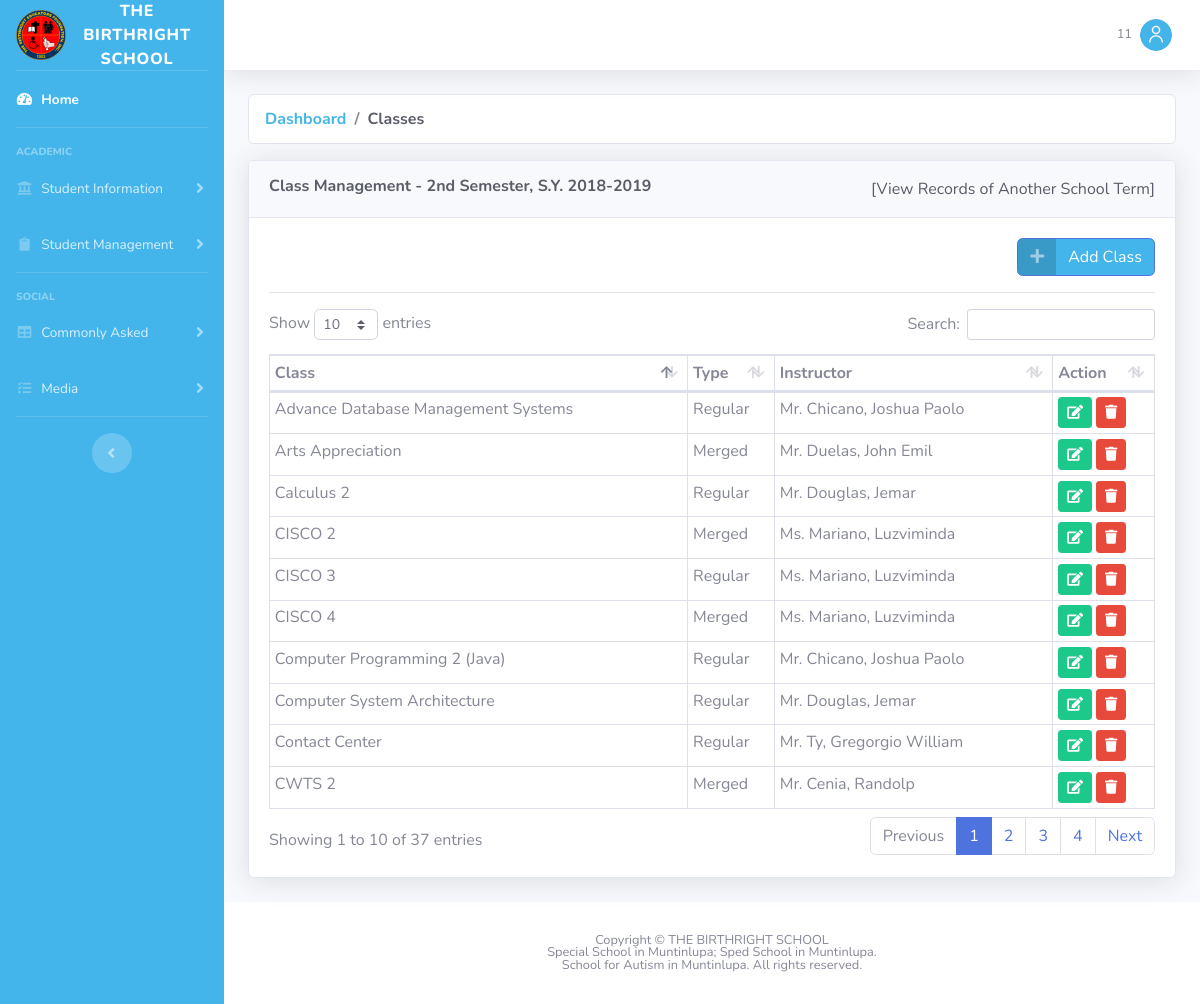
The page /classes.php (signed in) on the database its author committed.
### tables this page shows
CREATE TABLE `tblschoolterms` (
  `STermID` int(11) NOT NULL AUTO_INCREMENT,
  `SemesterID` int(11) DEFAULT NULL,
  `SchoolYear` varchar(50) DEFAULT NULL,
  `DateOfStart` date DEFAULT NULL,
  `DateOfEnd` date DEFAULT NULL,
  PRIMARY KEY (`STermID`),
  KEY `SemesterID` (`SemesterID`),
  CONSTRAINT `tblschoolterms_ibfk_1` FOREIGN KEY (`SemesterID`) REFERENCES `tblsemesters` (`SemesterID`) ON DELETE CASCADE
);

CREATE TABLE `tblsemesters` (
  `SemesterID` int(11) NOT NULL AUTO_INCREMENT,
  `Description` varchar(100) DEFAULT NULL,
  PRIMARY KEY (`SemesterID`)
);

CREATE TABLE `tblclasses` (
  `ClassID` int(11) NOT NULL AUTO_INCREMENT,
  `STermID` int(11) DEFAULT NULL,
  `HFacultyID` int(11) DEFAULT NULL,
  `TypeID` int(11) DEFAULT NULL,
  `Description` varchar(255) DEFAULT NULL,
  PRIMARY KEY (`ClassID`),
  KEY `STermID` (`STermID`),
  KEY `HFacultyID` (`HFacultyID`),
  KEY `TypeID` (`TypeID`),
  CONSTRAINT `tblclasses_ibfk_1` FOREIGN KEY (`STermID`) REFERENCES `tblschoolterms` (`STermID`) ON DELETE CASCADE,
  CONSTRAINT `tblclasses_ibfk_2` FOREIGN KEY (`HFacultyID`) REFERENCES `tblhiredfacultymembers` (`HFacultyID`) ON DELETE CASCADE,
  CONSTRAINT `tblclasses_ibfk_3` FOREIGN KEY (`TypeID`) REFERENCES `tblclasstypes` (`TypeID`) ON DELETE CASCADE
);

CREATE TABLE `tblclasstypes` (
  `TypeID` int(11) NOT NULL AUTO_INCREMENT,
  `Description` varchar(100) DEFAULT NULL,
  PRIMARY KEY (`TypeID`)
);

### assets/config/database.php (called while the page is built, shortened)
<?php
	class Database {
		private $hostname = "";
		private $user = "";
		private $password = "";
		private $database = "";
		public $connection = NULL;
		public function __construct(){
			$config = parse_ini_file("settings.ini");
			$this->hostname = $config["HOSTNAME"];
			$this->user = $config["USER"];
			$this->password = $config["PASSWORD"];
			$this->database = $config["DATABASE"];
		}
		public function query($sql){
			$qryObj = array();
			try {
				if($qryObj["query"] = mysqli_query($this->connection, $sql)){
					if($qryObj["query"]){
						setResponse($qryObj, "OK", "Records Found!");
					} else {
						setResponse($qryObj, "ERROR", "No Records Found!");
					}
				} else {
					setResponse($qryObj, "ERROR", "[MYSQLI QUERY]: " . mysqli_error($this->connection) . PHP_EOL . "SQL QUERY: " . $sql);
				}
			} catch(Exception $e) {
				setResponse($qryObj, "ERROR", $e->getMessage());
			}
			return $qryObj;
		}
		public function get_query_result($sql){
			$qry = $this->query($sql);
			return $this->get_results($qry);
		}
		public function get_results($qry){
			$rows = array();
			$count = 0;
			if($qry["STATUS"] == "OK"){
				while($row = $qry["query"]->fetch_assoc())
					$rows[$count++] = $row;
			}
			return $rows;
		}
		private function open(){
			$this->connection = mysqli_connect($this->hostname, $this->user, $this->password, $this->database);
			$this->connection->set_charset('utf8');
		}
	}
?>

### classes.php (the view, shortened to what this page needs)
<?php
	include_once("./web-page-parts/header.php");
	include_once("./web-page-parts/sidebar.php");
	include_once("./web-page-parts/topbar.php");
	include_once("./assets/config/database.php");
	$DB = new Database();
	$sql = "
			SELECT A.*, B.Description AS Semester
			FROM tblSchoolTerms AS A
			LEFT JOIN tblSemesters AS B ON A.SemesterID=B.SemesterID
			WHERE ";
	if(!isset($_GET["id"])){
		$sql .= "
				A.DateOfStart<CURRENT_DATE
			ORDER BY
				A.DateOfStart DESC,
				A.SemesterID DESC
			LIMIT 1;
		";
	} else {
		$sql .= "
				A.STermID='" . $_GET["id"] . "'
			LIMIT 1;
		";
	}
	$curSemester = $DB->get_query_result($sql);
	if(count($curSemester) > 0)
		$curSemester = $curSemester[0];
?>
		<div class="container-fluid">
			<nav aria-label="breadcrumb">
				<ol class="breadcrumb bg-white text-black border font-weight-bold">
					<li class="breadcrumb-item"><a href="./index.php">Dashboard</a></li>
					<li class="breadcrumb-item text-gray-800" aria-current="page">Classes</li>
				</ol>
			</nav>
		  <div class="row">
			<div class="col-md-12">
				<div class="card shadow mb-4">
					<div class="card-header py-3">
					  <h6 class="m-0 font-weight-bold text-dark d-inline-block float-left">Class Management - <?php echo $curSemester["Semester"] . ", " . $curSemester["SchoolYear"];?></h6>
						<div id="myButtons" class="float-right">
							<a class="link text-dark" style="cursor: grab;" id="ChangeYear">[View Records of Another School Term]</a>
						</div>
					</div>
					<div class="card-body">
						<div class="row">
							<div class="col" align="right">
								<a class="btn btn-primary btn-icon-split" href="./addClass.php">
									<span class="icon text-white-50">
									  <i class="fas fa-plus"></i>
									</span>
									<span class="text">Add Class</span>
								</a>
							</div>
						</div>
						<hr/>
						<div class="row"><div class="col-md-12">
							<div class="table-responsive">
								<table class="table table-bordered table-hover table-sm data-table" style="width:100%">
								  <thead>
									<tr>
									  <th>Class</th>
									  <th>Type</th>
									  <th>Instructor</th>
									  <th>Action</th>
									</tr>
								  </thead>
								  <tbody>
									<?php
										include_once ("./assets/config/database.php");
										$DB = new Database();
										$Classes = $DB->get_query_result('
											SELECT A.*, E.Description AS Type, CONCAT(D.Title, " ",D.LastName,", ", D.FirstName, " ", D.MiddleName) AS Instructor
											FROM tblClasses AS A
											LEFT JOIN tblHiredFacultyMembers AS B ON B.HFacultyID=A.HFacultyID
											LEFT JOIN tblFacultyMembers AS C ON C.FacultyID=B.FacultyID
											LEFT JOIN tblPersons AS D ON D.PersonID=C.PersonID
											LEFT JOIN tblClassTypes AS E ON E.TypeID=A.TypeID
											WHERE A.STermID="' . $curSemester["STermID"] .'";
										');
										for($i = 0; $i < count($Classes); $i++){
											echo '
												<tr>
													<td>' . $Classes[$i]["Description"] . '</td>
													<td>' . $Classes[$i]["Type"] . '</td>
													<td>' . $Classes[$i]["Instructor"] . '</td>
													<td>
														<a class="btn btn-success btn-sm text-white" href="./editclass.php?id=' . $Classes[$i]['ClassID'] . '">
															<i class="fas fa-edit"></i>
														</a>
														<a class="btn btn-danger btn-sm text-white delete-class" href="./actions/deleteclass.php?id=' . $Classes[$i]['ClassID'] . '">
															<i class="fas fa-trash"></i>
														</a>
													</td>
												</tr>
											';
										}
									?>
								  </tbody>
								</table>
							</div>
						</div></div>
					</div>
				</div>
			</div>
		  </div>
        </div>
<?php
	include_once("./web-page-parts/footer.php");
?>

### web-page-parts/header.php (shortened to what this page needs)
<!DOCTYPE html>
<html lang="en">
	<head>
		<?php include_once ("./web-page-parts/stylesheets.php");?>
	</head>
	<body id="page-top">
	  <div id="wrapper">

### web-page-parts/stylesheets.php (shortened to what this page needs)
<link href="./assets/plugins/fontawesome/css/all.min.css" rel="stylesheet" type="text/css">
<link href="./assets/css/sb-admin-2.min.css" rel="stylesheet" type="text/css" />
<link href="./assets/css/dataTables.bootstrap4.min.css" rel="stylesheet" type="text/css" />
<link href="./assets/css/animate.css" rel="stylesheet" type="text/css" />

### web-page-parts/sidebar.php (shortened to what this page needs)
<ul class="navbar-nav bg-gradient-primary sidebar sidebar-dark accordion" id="accordionSidebar">
  <?php if ($_SESSION['tag'] == '2') {
	echo '<a class="sidebar-brand d-flex align-items-center justify-content-center" href="./dash.php">';
	}
	else {
	echo '<a class="sidebar-brand d-flex align-items-center justify-content-center" href="./dash2.php">';
	}
	?>
	<div class="sidebar-brand-icon">
	  <img src="./assets/img/birthrightlogo.png" width="50px"/>
	</div>
	<div class="sidebar-brand-text mx-3">THE BIRTHRIGHT SCHOOL</div>
  </a>
  <hr class="sidebar-divider my-0">
  <li class="nav-item active">
	<?php if ($_SESSION['tag'] == '2') {
	echo '<a class="nav-link" href="./dash.php">';
	}
	else {
	echo '<a class="nav-link" href="./dash2.php">';
	}
	?>
	  <i class="fas fa-fw fa-tachometer-alt"></i>
	  <span>Home</span></a>
  </li>
  <hr class="sidebar-divider">
  <div class="sidebar-heading">
	Academic
  </div>
  <li class="nav-item">
	<a class="nav-link collapsed" href="./404.php" data-toggle="collapse" data-target="#collapseTwo" aria-expanded="true" aria-controls="collapseTwo">
	  <i class="fas fa-fw fa-landmark"></i>
	  <span>Student Information</span>
	</a>
  </li>
  <li class="nav-item">
	<a class="nav-link collapsed" href="./404.php" data-toggle="collapse" data-target="#collapseUtilities" aria-expanded="true" aria-controls="collapseUtilities">
	  <i class="fas fa-fw fa-clipboard"></i>
	  <span>Student Management</span>
	</a>
  </li>
  <hr class="sidebar-divider">
  <div class="sidebar-heading">
	Social
  </div>
  <li class="nav-item">
	<a class="nav-link collapsed" href="./404.php" data-toggle="collapse" data-target="#collapseGradeMonitoring" aria-expanded="true" aria-controls="collapseGradeMonitoring">
	  <i class="fas fa-fw fa-table"></i>
	  <span>Commonly Asked</span>
	</a>
  </li>
  <li class="nav-item">
	<a class="nav-link collapsed" href="./404.php" data-toggle="collapse" data-target="#collapseClearanceMonitorings" aria-expanded="true" aria-controls="collapseClearanceMonitorings">
	  <i class="fas fa-fw fa-tasks"></i>
	  <span>Media</span>
	</a>
  </li>
  <hr class="sidebar-divider d-none d-md-block">
  <div class="text-center d-none d-md-inline">
	<button class="rounded-circle border-0" id="sidebarToggle"></button>
  </div>
</ul>

### web-page-parts/topbar.php (shortened to what this page needs)
 <div id="content-wrapper" class="d-flex flex-column">
   <div id="content">
<nav class="navbar navbar-expand navbar-light bg-white topbar mb-4 static-top shadow">
	<ul class="navbar-nav ml-auto">
		<li class="nav-item dropdown no-arrow">
			<a class="nav-link dropdown-toggle" href="./404.php" id="userDropdown" role="button" data-toggle="dropdown" aria-haspopup="true" aria-expanded="false">
				<span class="mr-2 d-lg-inline text-gray-600 small">
				<?php echo $_SESSION['User']?></span>
				<img class="img-profile rounded-circle" src="./assets/img/userlogo2.png">
			</a>
		</li>
	</ul>
</nav>

### web-page-parts/footer.php (shortened to what this page needs)
				</div>
				<footer class="sticky-footer bg-white">
					<div class="container my-auto">
						<div class="copyright text-center my-auto">
							<span>Copyright © THE BIRTHRIGHT SCHOOL</span>
							<br>
							<span>Special School in Muntinlupa; Sped School in Muntinlupa.</span>
							<br>
							<span>School for Autism in Muntinlupa. All rights reserved.</span>
						</div>
					</div>
				</footer>
			</div>
		</div>
	</body>
</html>

### rows shown on the page
tblschoolterms: SemesterID.Description "2nd Semester", SchoolYear "S.Y. 2018-2019"
tblclasses: Description "Arts Appreciation", TypeID.Description "Merged", Instructor "Mr. Duelas, John Emil"
tblclasses: Description "Computer Programming 2 (Java)", TypeID.Description "Regular", Instructor "Mr. Chicano, Joshua Paolo"
tblclasses: Description "CWTS 2", TypeID.Description "Merged", Instructor "Mr. Cenia, Randolp"
tblclasses: Description "Calculus 2", TypeID.Description "Regular", Instructor "Mr. Douglas, Jemar"
tblclasses: Description "Advance Database Management Systems", TypeID.Description "Regular", Instructor "Mr. Chicano, Joshua Paolo"
tblclasses: Description "CISCO 2", TypeID.Description "Merged", Instructor "Ms. Mariano, Luzviminda"
tblclasses: Description "Computer System Architecture", TypeID.Description "Regular", Instructor "Mr. Douglas, Jemar"
tblclasses: Description "Contact Center", TypeID.Description "Regular", Instructor "Mr. Ty, Gregorgio William"
tblclasses: Description "CISCO 4", TypeID.Description "Merged", Instructor "Ms. Mariano, Luzviminda"
tblclasses: Description "CISCO 3", TypeID.Description "Regular", Instructor "Ms. Mariano, Luzviminda"

### other values the page prints
$_SESSION['User'] "11"
